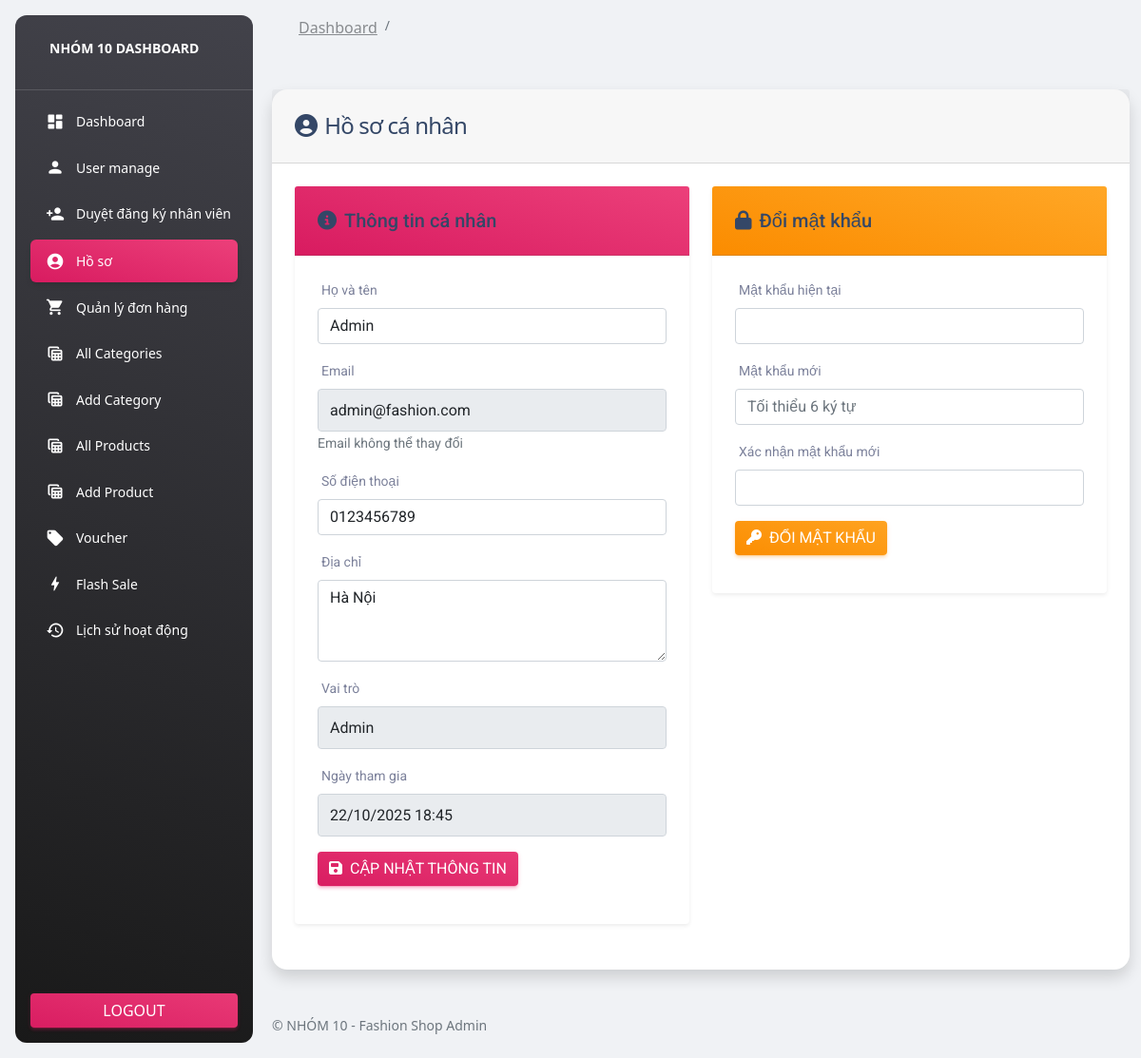
The page /admin/index.php?page=profile (signed in) on the database its author committed.
### tables this page shows
CREATE TABLE `users` (
  `id` int(11) NOT NULL,
  `name` varchar(255) NOT NULL,
  `email` varchar(255) NOT NULL,
  `phone` varchar(255) NOT NULL,
  `address` varchar(255) NOT NULL,
  `password` varchar(255) NOT NULL,
  `role_as` tinyint(4) NOT NULL DEFAULT 0,
  `created_at` timestamp NOT NULL DEFAULT current_timestamp(),
  `role` enum('admin','employee') DEFAULT 'employee' COMMENT 'Vai trò: admin hoặc nhân viên',
  `permissions` text DEFAULT NULL COMMENT 'JSON chứa các quyền cụ thể',
  `role_id` int(11) DEFAULT NULL COMMENT 'ID của role',
  `last_login` timestamp NULL DEFAULT NULL COMMENT 'Lần đăng nhập cuối',
  `login_count` int(11) DEFAULT 0 COMMENT 'Số lần đăng nhập',
  `is_active` tinyint(1) DEFAULT 1 COMMENT '1: hoạt động, 0: bị khóa'
);

### admin/pages/profile.php (the view, shortened to what this page needs)
<?php
$user_id = $_SESSION['auth_user']['id'];
$user_query = "SELECT * FROM users WHERE id='$user_id'";
$user_result = mysqli_query($conn, $user_query);
$user_data = mysqli_fetch_assoc($user_result);
?>
<div class="container-fluid py-4">
    <div class="row">
        <div class="col-12">
            <div class="card shadow border-0" style="border-radius:16px;">
                <div class="card-header d-flex justify-content-between align-items-center">
                    <h4 class="mb-0"><i class="fas fa-user-circle me-2"></i>Hồ sơ cá nhân</h4>
                </div>
                <div class="card-body">
                    <div class="row">
                        <div class="col-md-6">
                            <div class="card border-0 shadow-sm mb-4">
                                <div class="card-header bg-gradient-primary text-white">
                                    <h5 class="mb-0"><i class="fas fa-info-circle me-2"></i>Thông tin cá nhân</h5>
                                </div>
                                <div class="card-body">
                                    <form method="POST">
                                        <div class="mb-3">
                                            <label for="name" class="form-label">Họ và tên</label>
                                            <input type="text" class="form-control" id="name" name="name"
                                                   value="<?= htmlspecialchars($user_data['name'] ?? '') ?>" required>
                                        </div>
                                        <div class="mb-3">
                                            <label for="email" class="form-label">Email</label>
                                            <input type="email" class="form-control" id="email"
                                                   value="<?= htmlspecialchars($user_data['email'] ?? '') ?>" disabled>
                                            <small class="text-muted">Email không thể thay đổi</small>
                                        </div>
                                        <div class="mb-3">
                                            <label for="phone" class="form-label">Số điện thoại</label>
                                            <input type="tel" class="form-control" id="phone" name="phone"
                                                   value="<?= htmlspecialchars($user_data['phone'] ?? '') ?>" required>
                                        </div>
                                        <div class="mb-3">
                                            <label for="address" class="form-label">Địa chỉ</label>
                                            <textarea class="form-control" id="address" name="address" rows="3"><?= htmlspecialchars($user_data['address'] ?? '') ?></textarea>
                                        </div>
                                        <div class="mb-3">
                                            <label class="form-label">Vai trò</label>
                                            <input type="text" class="form-control"
                                                   value="<?= isset($user_data['role_as']) && $user_data['role_as'] == 1 ? 'Admin' : 'Nhân viên' ?>" disabled>
                                        </div>
                                        <div class="mb-3">
                                            <label class="form-label">Ngày tham gia</label>
                                            <input type="text" class="form-control"
                                                   value="<?= isset($user_data['created_at']) ? date('d/m/Y H:i', strtotime($user_data['created_at'])) : 'N/A' ?>" disabled>
                                        </div>
                                        <button type="submit" name="update_profile_btn" class="btn bg-gradient-primary">
                                            <i class="fas fa-save me-2"></i>Cập nhật thông tin
                                        </button>
                                    </form>
                                </div>
                            </div>
                        </div>
                        <div class="col-md-6">
                            <div class="card border-0 shadow-sm">
                                <div class="card-header bg-gradient-warning text-white">
                                    <h5 class="mb-0"><i class="fas fa-lock me-2"></i>Đổi mật khẩu</h5>
                                </div>
                                <div class="card-body">
                                    <form method="POST">
                                        <div class="mb-3">
                                            <label for="current_password" class="form-label">Mật khẩu hiện tại</label>
                                            <input type="password" class="form-control" id="current_password" name="current_password" required>
                                        </div>
                                        <div class="mb-3">
                                            <label for="new_password" class="form-label">Mật khẩu mới</label>
                                            <input type="password" class="form-control" id="new_password" name="new_password"
                                                   placeholder="Tối thiểu 6 ký tự" required>
                                        </div>
                                        <div class="mb-3">
                                            <label for="confirm_password" class="form-label">Xác nhận mật khẩu mới</label>
                                            <input type="password" class="form-control" id="confirm_password" name="confirm_password" required>
                                        </div>
                                        <button type="submit" name="change_password_btn" class="btn bg-gradient-warning text-white">
                                            <i class="fas fa-key me-2"></i>Đổi mật khẩu
                                        </button>
                                    </form>
                                </div>
                            </div>
                        </div>
                    </div>
                </div>
            </div>
        </div>
    </div>
</div>

### rows shown on the page
users: name "Admin", email "admin@fashion.com", phone "0123456789", address "Hà Nội", role_as "Admin", created_at "22/10/2025 18:45"
